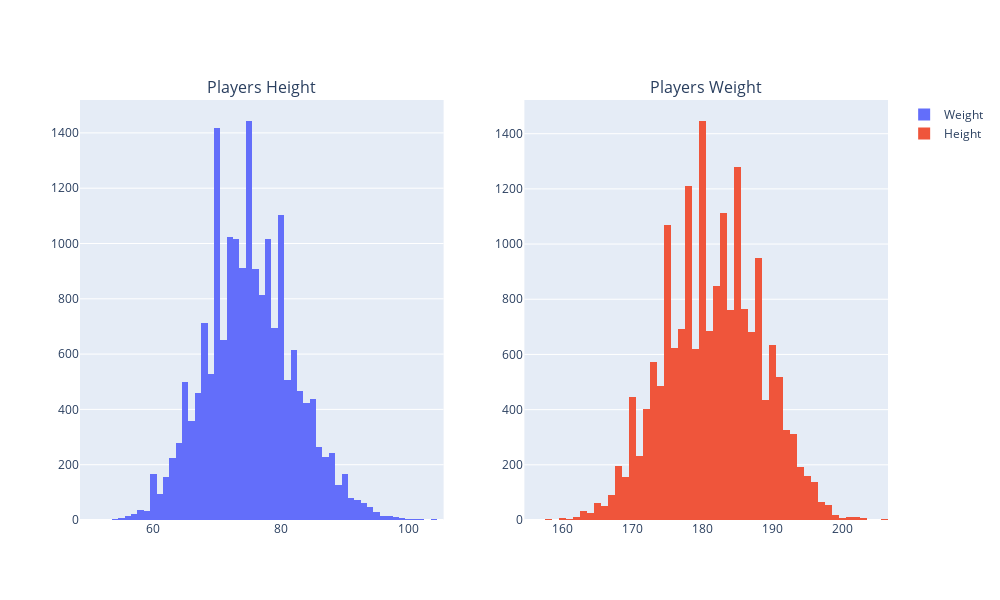

Here is the notebook cell this chart was saved with:
### Markdown cell above
#### 3.4 - Distribution of Players Physical Feautres (Height and Weight)

### Code cell
#set subplots layout
fig = make_subplots(rows=1, cols=2,subplot_titles=('Players Height', 'Players Weight'))

#Add plot traces
fig.add_trace(go.Histogram(x=players_info['Weight(inkg)'], name='Weight'),row=1, col=1)

fig.add_trace(go.Histogram(x=players_info['Height(incm)'], name='Height'),row=1, col=2)

fig.update_layout(width = 1000, height=600, showlegend=True)

fig.show()

### Figure 1 — Plotly figure (JSON) as saved in the notebook; plotly's stock layout.template omitted (floating-point values rounded to 4 significant figures; data arrays with more than 128 entries replaced by an {"elided": "..."} marker saying what was removed)
{"data": [{"name": "Weight", "type": "histogram", "x": {"elided": "18420 int values"}, "xaxis": "x", "yaxis": "y"}, {"name": "Height", "type": "histogram", "x": {"elided": "18420 int values"}, "xaxis": "x2", "yaxis": "y2"}], "layout": {"annotations": [{"font": {"size": 16}, "showarrow": false, "text": "Players Height", "x": 0.225, "xanchor": "center", "xref": "paper", "y": 1, "yanchor": "bottom", "yref": "paper"}, {"font": {"size": 16}, "showarrow": false, "text": "Players Weight", "x": 0.775, "xanchor": "center", "xref": "paper", "y": 1, "yanchor": "bottom", "yref": "paper"}], "height": 600, "showlegend": true, "width": 1000, "xaxis": {"anchor": "y", "autorange": true, "domain": [0, 0.45], "range": [48.5, 105.5], "type": "linear"}, "xaxis2": {"anchor": "y2", "autorange": true, "domain": [0.55, 1], "range": [154.5, 206.5], "type": "linear"}, "yaxis": {"anchor": "x", "autorange": true, "domain": [0, 1], "range": [0, 1519.0]}, "yaxis2": {"anchor": "x2", "autorange": true, "domain": [0, 1], "range": [0, 1522.0]}}}
